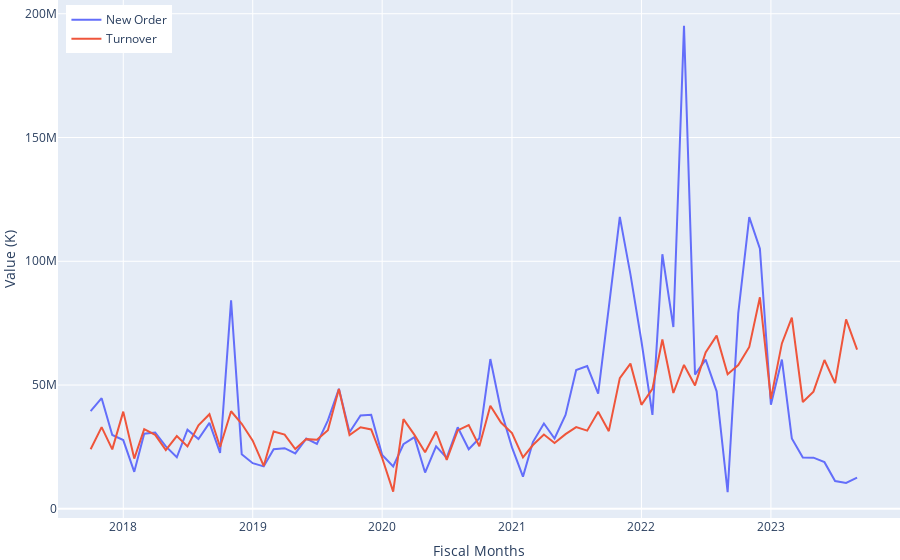

The code cell stored with this chart in its notebook:
### Code cell
import plotly.graph_objects as go

order = ts.groupby('month')['OR'].sum()
turnover = ts.groupby('month')['TO'].sum()

plot_order = go.Scatter(x=order.index, y=order, mode='lines', name='New Order')
plot_turnover = go.Scatter(x=turnover.index, y=turnover, mode='lines', name='Turnover')

fig = go.Figure([plot_order, plot_turnover])
fig.update_layout(
    height=680, margin={'t':0, 'b':0, 'l':0, 'r':0},
    xaxis=dict(title="Fiscal Months", dtick='M12', range=['2017-07-01','2023-12-31']),
    yaxis=dict(title="Value (K)"),
    legend=dict(x=0.01, y=0.99)
)
fig.show()
